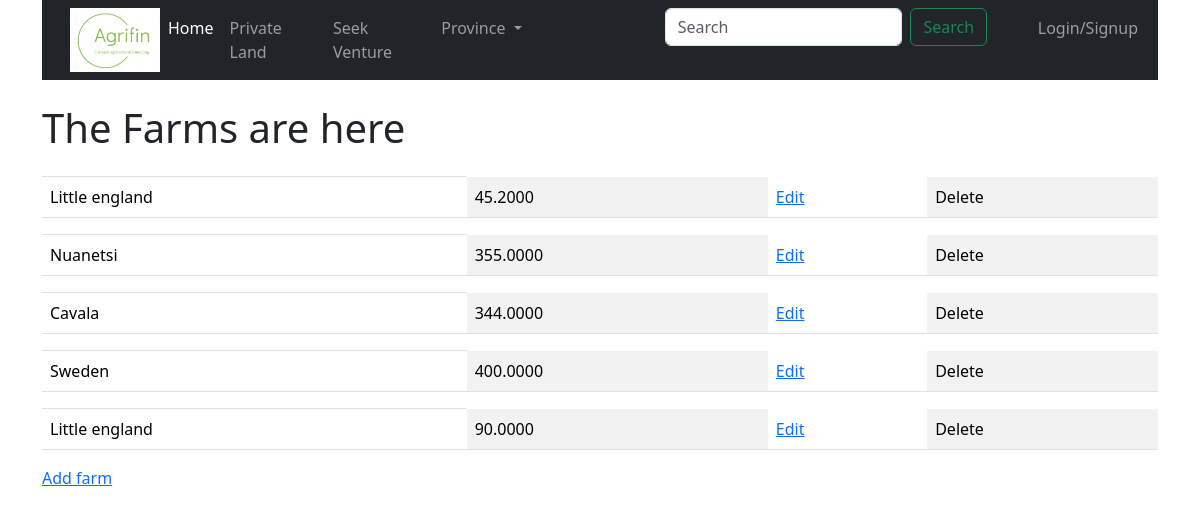
The app's page /farms/, older data.
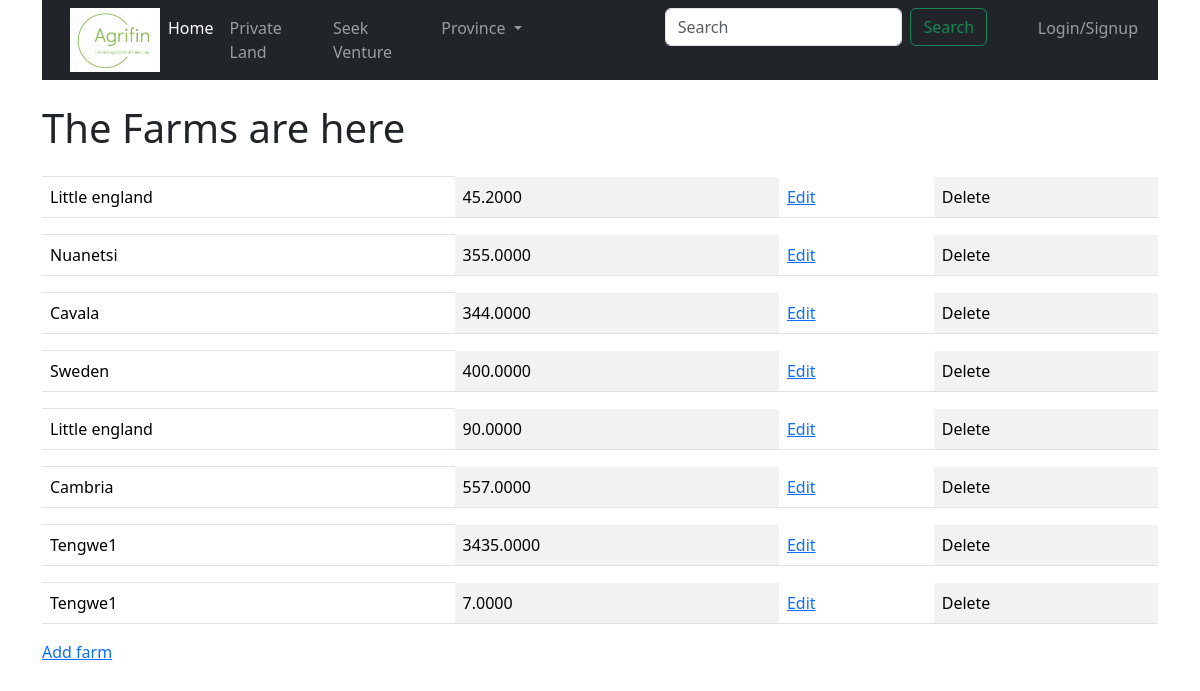
The same page, newer data.
### farmersapp/models.py (models this page shows, shortened)
class Farm(models.Model):
    tenure = (
   ('Off','Offer Letter'),
   ('99','99-Year Lease'),
   ('A1','A1 Permit'),
   ('AP', 'A1 Temporal Permit'),
   ('A2','A2 Permit'),
   ('Ttl','Title Deed'),
   ('DG','Deed of Grant'),
   ('CCT','Certificate of Consolidated Title'),
   ('Non','None'),
   )
    water = (
   ('D','Dam'),
   ('R','River'),
   ('B','Borehole'),
   ('W', 'Weir'),
   ('Wl','Well'),
   ('N','None'),
   )
    province = (
   ('MTN','Matabeleland North'),
   ('MTS','Matabeleland South'),
   ('MSE','Mashonaland East'),
   ('MSW','Mashonaland West'),
   ('MSC','Mashonaland Central'),
   ('MAN','Manicaland'),
    ('MSV','Masvingo'),
    ('MID','Midlands'),
    ('HRE','Harare'),
    ('BYO','Bulawayo'),
   )
    mmodels = (
       ('A1','A1'),
       ('A2','A2'),
       ('Old','Old Resettlement Scheme'),
       ('Sma','Small Scale Commercial'),
       ('A1T','Three Tier'),
       ('Comm','Communal')
    )
    farmer = models.ForeignKey(Farmer,on_delete = models.CASCADE)
    farm_name = models.CharField(max_length=500)
    plot_number = models.CharField(max_length=250,null=True, blank=True)
    extend = models.DecimalField(max_digits= 10,decimal_places= 4)
    district = models.CharField(max_length=20)
    province = models.CharField(max_length=250,choices=province)
    ward = models.CharField(max_length=10,null=True, blank=True)
    model =models.CharField(max_length=250,null =True,blank=True,choices=mmodels)
    tenure_type = models.CharField(max_length=50,choices=tenure)
    irrigation =models.CharField(max_length=250,null= True,choices=(('Y','Yes'),('N','No')))
    water_availability  = models.CharField(max_length=250,choices=water)
    description = models.TextField(null=True, blank=True)
    id = models.UUIDField(default=uuid.uuid1,unique=True,primary_key=True,editable=False)

### farmersapp/views.py (the view)
# urls.py: path("farms/",views.farms,name="farms"),
def farms(request):
    mfarms = Farm.objects.all()
    context = {'mfarms': mfarms}
    return render(request,'farms.html',context)

### farmersapp/templates/farms.html (shortened to what this page needs)
{%extends 'main.html'%}
  {% load bootstrap5 %}
{%block content%}
<h1>The Farms are here</h1>
<table class="table table-striped-columns">
  {%for farm in mfarms%}
  <th></th>
  <tr>
  <td>{{farm.farm_name}}</td>
  <td>{{farm.extend}}</td>
  <td><a href="{%url 'createfarm'%}">Edit</a></td>
  <td><a>Delete</a></td>
</tr>
  {%endfor%}
</table>
<a href = "{% url 'createfarm'%}">Add farm</a>
{%endblock%}

Row changes from the older to the newer data that the page shows:
added Farm: farm_name "Cambria", extend "557.0000"
added Farm: farm_name "Tengwe1", extend "3435.0000"
added Farm: farm_name "Tengwe1", extend "7.0000"
